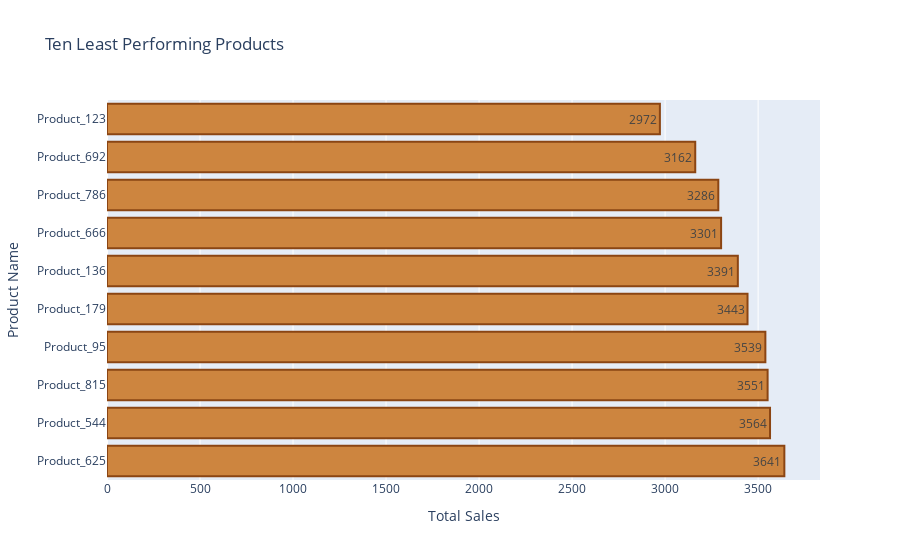

The code cell stored with this chart in its notebook:
### Code cell
#Graph of least performing products
fig = px.bar(x = product_last_10['total_sales'], y = product_last_10.index, 
            title = 'Ten Least Performing Products', text_auto = True)
fig.update_traces(orientation = 'h', marker_color = 'peru', 
                  marker_line_color = 'saddlebrown', marker_line_width = 2)
fig.update_xaxes(title = 'Total Sales')
fig.update_yaxes(title = 'Product Name')
fig.update_layout(yaxis = {'categoryorder' : 'total descending'})
fig.show()

### Figure 1 — Plotly figure (JSON) as saved in the notebook; plotly's stock layout.template omitted (floating-point values rounded to 4 significant figures)
{"data": [{"alignmentgroup": "True", "hovertemplate": "x=%{x}<br>y=%{y}<extra></extra>", "legendgroup": "", "marker": {"color": "peru", "line": {"color": "saddlebrown", "width": 2}, "pattern": {"shape": ""}}, "name": "", "offsetgroup": "", "orientation": "h", "showlegend": false, "textposition": "auto", "texttemplate": "%{x}", "type": "bar", "x": [2972, 3162, 3286, 3301, 3391, 3443, 3539, 3551, 3564, 3641], "xaxis": "x", "y": ["Product_123", "Product_692", "Product_786", "Product_666", "Product_136", "Product_179", "Product_95", "Product_815", "Product_544", "Product_625"], "yaxis": "y"}], "layout": {"barmode": "relative", "legend": {"tracegroupgap": 0}, "title": {"text": "Ten Least Performing Products"}, "xaxis": {"anchor": "y", "domain": [0, 1], "title": {"text": "Total Sales"}}, "yaxis": {"anchor": "x", "categoryorder": "total descending", "domain": [0, 1], "title": {"text": "Product Name"}}}}
